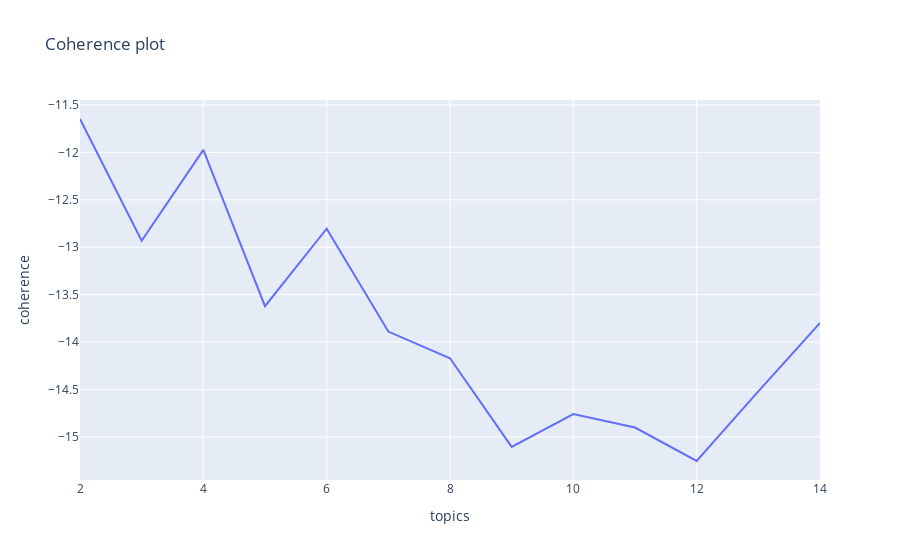

Notebook code cell kept with this figure:
### Code cell
fig = px.line(post_ts_df, x='topics', y='coherence', title='Coherence plot')
fig.show()

### Figure 1 — Plotly figure (JSON) as saved in the notebook; plotly's stock layout.template omitted (floating-point values rounded to 4 significant figures)
{"data": [{"hovertemplate": "topics=%{x}<br>coherence=%{y}<extra></extra>", "legendgroup": "", "line": {"color": "#636efa", "dash": "solid"}, "marker": {"symbol": "circle"}, "mode": "lines", "name": "", "orientation": "v", "showlegend": false, "type": "scatter", "x": [2, 3, 4, 5, 6, 7, 8, 9, 10, 11, 12, 13, 14], "xaxis": "x", "y": [-11.65, -12.93, -11.97, -13.62, -12.8, -13.89, -14.17, -15.11, -14.76, -14.9, -15.25, -14.52, -13.8], "yaxis": "y"}], "layout": {"legend": {"tracegroupgap": 0}, "title": {"text": "Coherence plot"}, "xaxis": {"anchor": "y", "domain": [0, 1], "title": {"text": "topics"}}, "yaxis": {"anchor": "x", "domain": [0, 1], "title": {"text": "coherence"}}}}
